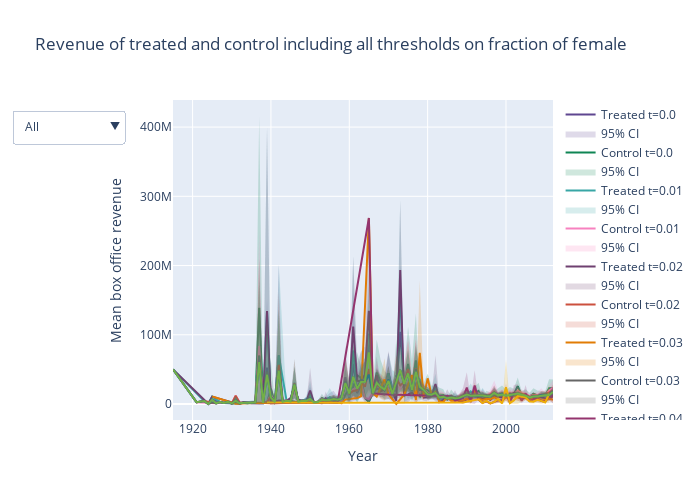

Notebook source saved alongside this figure:
### Code cell
# How to change plot data using dropdowns
#
# This example shows how to manually add traces
# to the plot and configure the dropdown to only
# show the specific traces you allow.

fig = go.Figure()

i = 0
for y_t, y_c, treated, control, t_ci_l, t_ci_u, c_ci_l, c_ci_u, c, t in zip(years_female_treated,
                                                                            years_female_control, 
                                                                            revenue_female_treated, 
                                                                            revenue_female_control,
                                                                            treated_female_cis_lower,
                                                                            treated_female_cis_upper,
                                                                            control_female_cis_lower,
                                                                            control_female_cis_upper,
                                                                            colors,
                                                                            thresholds):
    fig.add_trace(
        go.Scatter(
            x = list(y_t),
            y = treated.values,
            line=dict(color=c[0]),
            name = f'Treated t={t}',
        )
    )
    fig.add_trace(
        go.Scatter(
            x=list(y_t)+list(y_t)[::-1], # x, then x reversed
            y=t_ci_u+t_ci_l[::-1], # upper, then lower reversed
            fill='toself',
            fillcolor=c[1],
            line=dict(color='rgba(255,255,255,0)'),
            hoverinfo="skip",
            name='95% CI',
            showlegend=True
        )
    )
    fig.add_trace(
        go.Scatter(
            x = list(y_c),
            y = control.values,
            line=dict(color=c[2]),
            name = f'Control t={t}',
        )
    )
    fig.add_trace(
        go.Scatter(
            x=list(y_c)+list(y_c)[::-1], # x, then x reversed
            y=c_ci_u+c_ci_l[::-1], # upper, then lower reversed
            fill='toself',
            fillcolor=c[3],
            line=dict(color='rgba(255,255,255,0)'),
            hoverinfo="skip",
            name='95% CI',
            showlegend=True
        )
    )
    
fig.update_layout(
    width=700,
    height=500,
    xaxis_title="Year", yaxis_title="Mean box office revenue",
    title='Revenue of treated and control including all thresholds on fraction of female',
    updatemenus=[go.layout.Updatemenu(
        active=0,
        buttons=list(
            [dict(label = 'All',
                  method = 'update',
                  args = [{'visible': [True for i in range(24)]},
                          {'title': 'Revenue of treated and control including all thresholds on fraction of female',
                           'showlegend':True}]),
             dict(label = 'All (w/0 CI´s)',
                  method = 'update',
                  args = [{'visible': [i % 2 == 0 for i in range(24)]},
                          {'title': 'Revenue of treated and control including all thresholds on fraction of female',
                           'showlegend':True}]),
             dict(label = '0.2',
                  method = 'update',
                  args = [{'visible': [True]*4 + [False]*20}, 
                          {'title': 'Revenue of treated and control with a threshold of 0.2 on fraction of female',
                           'showlegend':True}]),
             dict(label = '0.3',
                  method = 'update',
                  args = [{'visible': [False] * 4 + [True] * 4 + [False] * 16},
                          {'title': 'Revenue of treated and control with a threshold of 0.3 on fraction of female',
                           'showlegend':True}]),
             dict(label = '0.4',
                  method = 'update',
                  args = [{'visible': [False] * 8 + [True] * 4 + [False] * 12},
                          {'title': 'Revenue of treated and control with a threshold of 0.4 on fraction of female',
                           'showlegend':True}]),
             dict(label = '0.5',
                  method = 'update',
                  args = [{'visible': [False] * 12 + [True] * 4 + [False] * 8},
                          {'title': 'Revenue of treated and control with a threshold of 0.5 on fraction of female',
                           'showlegend':True}]),
              dict(label = '0.6',
                  method = 'update',
                  args = [{'visible': [False] * 16 + [True] * 4+ [False] * 4},
                          {'title': 'Revenue of treated and control with a threshold of 0.6 on fraction of female',
                           'showlegend':True}]),
             dict(label = '0.7',
                  method = 'update',
                  args = [{'visible': [False] * 20 + [True] * 4},
                          {'title': 'Revenue of treated and control with a threshold of 0.7 on fraction of female',
                           'showlegend':True}]),
            ]),
        pad={"r": 30, "t": 10},
        
        )
    ])

fig.show()
fig.write_html("./plots/revenue_gender.html")
